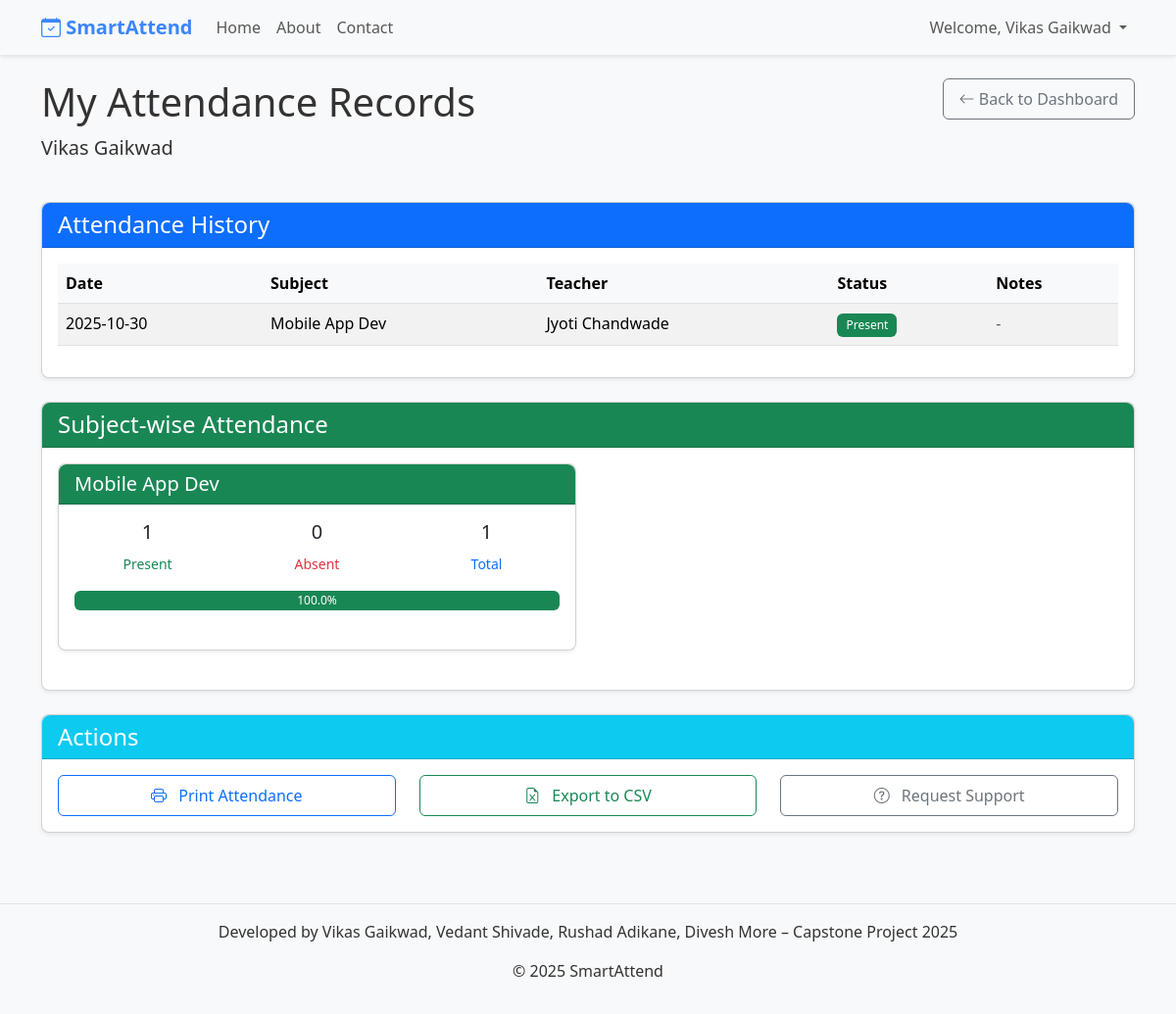
The app's page /student/view-attendance (signed in) with its own data.
### tables this page shows
CREATE TABLE attendance (
    id INTEGER PRIMARY KEY AUTOINCREMENT,
    student_id INTEGER NOT NULL,
    teacher_id INTEGER NOT NULL,
    date TEXT NOT NULL,
    status TEXT NOT NULL,
    subject TEXT NOT NULL,
    notes TEXT,
    FOREIGN KEY (student_id) REFERENCES users (id),
    FOREIGN KEY (teacher_id) REFERENCES users (id)
);

CREATE TABLE users (
    id INTEGER PRIMARY KEY AUTOINCREMENT,
    username TEXT UNIQUE NOT NULL,
    password TEXT NOT NULL,
    role TEXT NOT NULL,
    name TEXT NOT NULL,
    subject TEXT
);

### app.py (the view)
@app.route('/student/view-attendance')
@login_required
@student_required
def student_view_attendance():
    db = get_db()
    student_id = session['user_id']
    attendance_records = db.execute('''
        SELECT a.*, t.name as teacher_name, t.subject
        FROM attendance a
        JOIN users t ON a.teacher_id = t.id
        WHERE a.student_id = ?
        ORDER BY a.date DESC
    ''', (student_id,)).fetchall()
    return render_template('student_view_attendance.html', attendance_records=attendance_records)

### app.py (called while the page is built)
def get_db():
    conn = sqlite3.connect(app.config['DATABASE'])
    conn.row_factory = sqlite3.Row
    return conn

def login_required(f):
    @wraps(f)
    def decorated_function(*args, **kwargs):
        if 'user_id' not in session:
            return redirect(url_for('login'))
        return f(*args, **kwargs)
    return decorated_function

def student_required(f):
    @wraps(f)
    def decorated_function(*args, **kwargs):
        if 'user_id' not in session or session.get('role') != 'student':
            flash('Student access required')
            return redirect(url_for('login'))
        return f(*args, **kwargs)
    return decorated_function

### templates/student_view_attendance.html (shortened to what this page needs)
{% extends 'base.html' %}
{% block content %}
<div class="row mb-4">
    <div class="col-md-8">
        <h1>My Attendance Records</h1>
        <p class="lead">{{ session.name }}</p>
    </div>
    <div class="col-md-4 text-end">
        <a href="{{ url_for('student_dashboard') }}" class="btn btn-outline-secondary">
            <i class="bi bi-arrow-left"></i> Back to Dashboard
        </a>
    </div>
</div>
<div class="row">
    <div class="col-md-12">
        <div class="card shadow-sm mb-4">
            <div class="card-header bg-primary text-white">
                <h4 class="mb-0">Attendance History</h4>
            </div>
            <div class="card-body">
                {% if attendance_records %}
                <div class="table-responsive">
                    <table class="table table-hover table-striped">
                        <thead class="table-light">
                            <tr>
                                <th>Date</th>
                                <th>Subject</th>
                                <th>Teacher</th>
                                <th>Status</th>
                                <th>Notes</th>
                            </tr>
                        </thead>
                        <tbody>
                            {% for record in attendance_records %}
                            <tr>
                                <td>{{ record.date }}</td>
                                <td>{{ record.subject }}</td>
                                <td>{{ record.teacher_name }}</td>
                                <td>
                                    {% if record.status == 'present' %}
                                    <span class="badge bg-success">Present</span>
                                    {% else %}
                                    <span class="badge bg-danger">Absent</span>
                                    {% endif %}
                                </td>
                                <td>
                                    {% if record.notes %}
                                    <span class="text-muted">{{ record.notes }}</span>
                                    {% else %}
                                    <span class="text-muted">-</span>
                                    {% endif %}
                                </td>
                            </tr>
                            {% endfor %}
                        </tbody>
                    </table>
                </div>
                {% else %}
                <div class="alert alert-info">
                    <i class="bi bi-info-circle me-2"></i> No attendance records found.
                </div>
                {% endif %}
            </div>
        </div>
    </div>
</div>
<div class="row">
    <div class="col-md-12">
        <div class="card shadow-sm mb-4">
            <div class="card-header bg-success text-white">
                <h4 class="mb-0">Subject-wise Attendance</h4>
            </div>
            <div class="card-body">
                {% if attendance_records %}
                {% set subjects = {} %}
                {% for record in attendance_records %}
                    {% if record.subject not in subjects %}
                        {% set _ = subjects.update({record.subject: {'present': 0, 'absent': 0, 'total': 0}}) %}
                    {% endif %}
                    {% if record.status == 'present' %}
                        {% set _ = subjects[record.subject].update({'present': subjects[record.subject]['present'] + 1}) %}
                    {% else %}
                        {% set _ = subjects[record.subject].update({'absent': subjects[record.subject]['absent'] + 1}) %}
                    {% endif %}
                    {% set _ = subjects[record.subject].update({'total': subjects[record.subject]['total'] + 1}) %}
                {% endfor %}
                <div class="row">
                    {% for subject, stats in subjects.items() %}
                    {% set percentage = (stats.present / stats.total * 100)|round(2) if stats.total > 0 else 0 %}
                    <div class="col-md-6 mb-4">
                        <div class="card h-100">
                            <div class="card-header {% if percentage < 75 %}bg-danger{% elif percentage < 85 %}bg-warning{% else %}bg-success{% endif %} text-white">
                                <h5 class="mb-0">{{ subject }}</h5>
                            </div>
                            <div class="card-body">
                                <div class="row text-center mb-3">
                                    <div class="col-4">
                                        <h5>{{ stats.present }}</h5>
                                        <small class="text-success">Present</small>
                                    </div>
                                    <div class="col-4">
                                        <h5>{{ stats.absent }}</h5>
                                        <small class="text-danger">Absent</small>
                                    </div>
                                    <div class="col-4">
                                        <h5>{{ stats.total }}</h5>
                                        <small class="text-primary">Total</small>
                                    </div>
                                </div>
                                <div class="progress" style="height: 20px;">
                                    <div class="progress-bar {% if percentage < 75 %}bg-danger{% elif percentage < 85 %}bg-warning{% else %}bg-success{% endif %}"
                                         role="progressbar"
                                         style="width: {{ percentage }}%;"
                                         aria-valuenow="{{ percentage }}"
                                         aria-valuemin="0"
                                         aria-valuemax="100">
                                        {{ percentage }}%
                                    </div>
                                </div>
                            </div>
                        </div>
                    </div>
                    {% endfor %}
                </div>
                {% else %}
                <div class="alert alert-info">
                    <i class="bi bi-info-circle me-2"></i> No subject-wise attendance data available.
                </div>
                {% endif %}
            </div>
        </div>
    </div>
</div>
<div class="row">
    <div class="col-md-12">
        <div class="card shadow-sm">
            <div class="card-header bg-info text-white">
                <h4 class="mb-0">Actions</h4>
            </div>
            <div class="card-body">
                <div class="row">
                    <div class="col-md-4">
                        <div class="d-grid">
                            <button class="btn btn-outline-primary" onclick="window.print()">
                                <i class="bi bi-printer me-2"></i> Print Attendance
                            </button>
                        </div>
                    </div>
                    <div class="col-md-4">
                        <div class="d-grid">
                            <button class="btn btn-outline-success" onclick="exportToCSV()">
                                <i class="bi bi-file-earmark-excel me-2"></i> Export to CSV
                            </button>
                        </div>
                    </div>
                    <div class="col-md-4">
                        <div class="d-grid">
                            <a href="{{ url_for('contact') }}" class="btn btn-outline-secondary">
                                <i class="bi bi-question-circle me-2"></i> Request Support
                            </a>
                        </div>
                    </div>
                </div>
            </div>
        </div>
    </div>
</div>
{% endblock %}

### static/css/style.css (style rules this page uses)
body { font-family: 'Segoe UI', Roboto, 'Helvetica Neue', Arial, sans-serif; background-color: #f8f9fa; color: #333; }
.card { border-radius: 0.5rem; box-shadow: 0 0.125rem 0.25rem rgba(0, 0, 0, 0.075); margin-bottom: 1.5rem; transition: transform 0.2s, box-shadow 0.2s; }
.card-header { border-top-left-radius: 0.5rem !important; border-top-right-radius: 0.5rem !important; font-weight: 500; }
.btn { border-radius: 0.375rem; padding: 0.5rem 1rem; transition: all 0.2s; }
.table thead th { background-color: #f8f9fa; font-weight: 600; border-bottom: 1px solid #dee2e6; }
.badge { font-weight: 500; padding: 0.5em 0.75em; }

### records on screen
attendance: date "2025-10-30", subject "Mobile App Dev", teacher_name "Jyoti Chandwade", status "Present", present "1", absent "0", total "1", percentage "100.0"

### other values on screen
{{ session.name }} "Vikas Gaikwad"
